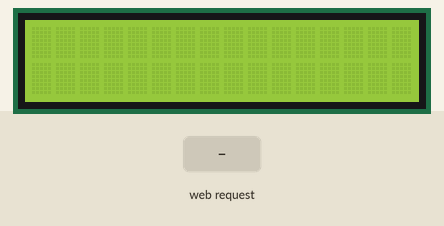
Bench run of a program on a simulated ESP32 board running MicroPython. Shown: 16×2 character LCD. The inputs (shaded band) are chosen by the test bench. WiFi joins after 1.5 s; what the program prints to the serial console is not drawn.

Above: at 2.7 s.
2.8 s: HTTP request GET / received
At 2.86 s:
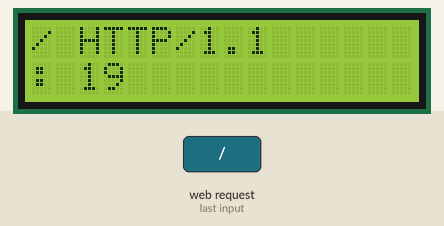
At 3.3 s:
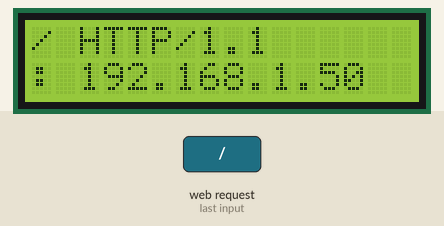
Timing chart, 0 to 5.8 s (numbered marks = the images above; inputs shaded):
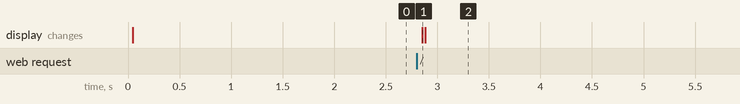

Measured:
- after the input at 2.8 s, the display: changes after 0.06 s (image 1)

The program:

text_server.py
```python
# this file creates a server to transimit the text from the iOS app to the LCD
# using wifi

#import the necessary libraries
import network
import socket
import time
from machine import I2C, Pin
from esp8266_i2c_lcd import I2cLcd

# initialize the wifi
ssid = 'yourssid'
password = 'yourpassword'

# initialize the LCD
# The PCF8574 has a jumper selectable address: 0x20 - 0x27
DEFAULT_I2C_ADDR = 0x27
i2c = I2C(0, scl=Pin(12), sda=Pin(11), freq=100000)
lcd = I2cLcd(i2c, DEFAULT_I2C_ADDR, 2, 16)

# try and connect to wifi
station = network.WLAN(network.STA_IF)
station.active(True)
station.connect(ssid, password)

while station.isconnected() == False:
    pass

print("Connection Successful")
print(station.ifconfig())

#  set up the web server
addr = socket.getaddrinfo('0.0.0.0', 80)[0][-1]
s = socket.socket()
s.bind(addr)
s.listen(1)

print("Listening on", addr)

# funct to handle http requests
def web_page(text=""):
    html = f"""
    <html>
    <head>
        <title>ESP32 LCD</title>
    </head>
    <body>
        <h1>ESP32 LCD Text Sender</h1>
        <form action="/" method="post">
            <input type="text" name="text" value="{text}">
            <input type="submit" value="Send to LCD">
        </form>
        <p>Current Text: {text}</p>
    </body>
    </html>
    """
    return html

# listening for incoming connections
while True:
    conn, addr = s.accept()
    print("Got a connection from", addr)

    # recieve the http request and decode it to a string
    request = conn.recv(1024)
    request_str = request.decode('utf-8')
    print("request content:", request_str)

    # intialize text
    text_start = request_str.find('text=') + 5
    if text_start != -1:
        text_end = request_str.find('&', text_start)
        if text_end == -1:
            text_end = len(request_str)
        text = request_str[text_start:text_end]
        text = text.replace('%20', ' ')  # Replace URL-encoded spaces with actual spaces

    # Display on the LCD
        lcd.clear()
        lcd.move_to(0, 0)
        lcd.putstr(text[:16])  # Display the first 16 characters on the first line

        if len(text) > 16:
            lcd.move_to(0, 1)
            lcd.putstr(text[16:32])

        response = web_page(text)
        conn.send('HTTP/1.1 200 OK\n')
        conn.send('Content-Type: text/html\n')
        conn.send('Connection: close\n\n')
        conn.sendall(response)
        conn.close()
```
